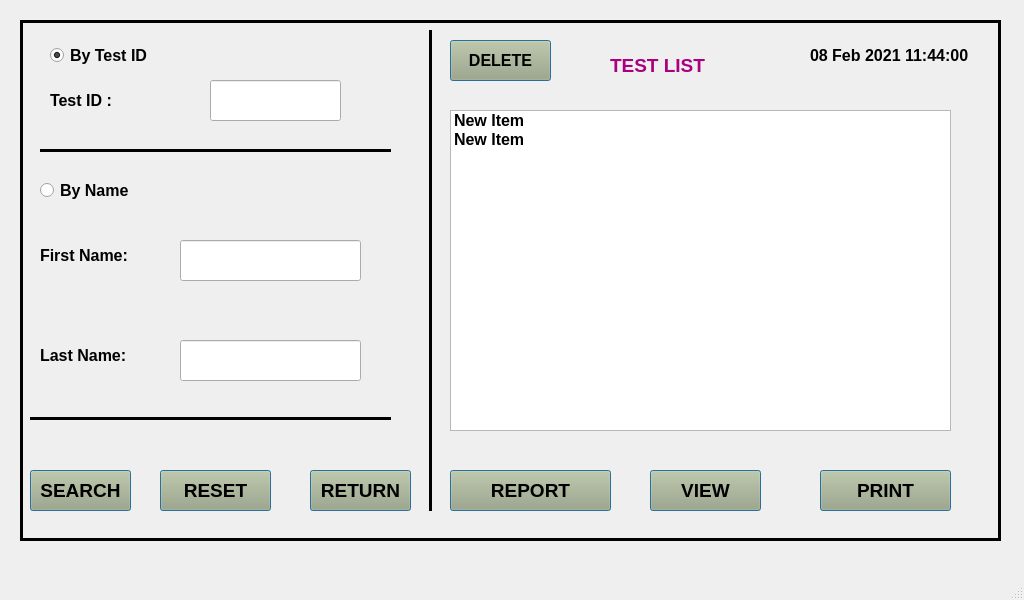
<?xml version="1.0" encoding="UTF-8"?>
<ui version="4.0">
 <class>MainWindow</class>
 <widget class="QMainWindow" name="MainWindow">
  <property name="geometry">
   <rect>
    <x>0</x>
    <y>0</y>
    <width>1024</width>
    <height>600</height>
   </rect>
  </property>
  <property name="windowTitle">
   <string>MainWindow</string>
  </property>
  <widget class="QWidget" name="centralwidget">
   <widget class="QFrame" name="frame">
    <property name="geometry">
     <rect>
      <x>20</x>
      <y>20</y>
      <width>981</width>
      <height>521</height>
     </rect>
    </property>
    <property name="font">
     <font>
      <family>Arial</family>
      <pointsize>8</pointsize>
     </font>
    </property>
    <property name="autoFillBackground">
     <bool>false</bool>
    </property>
    <property name="styleSheet">
     <string notr="true"/>
    </property>
    <property name="frameShape">
     <enum>QFrame::Box</enum>
    </property>
    <property name="frameShadow">
     <enum>QFrame::Plain</enum>
    </property>
    <property name="lineWidth">
     <number>3</number>
    </property>
    <widget class="QLabel" name="label">
     <property name="geometry">
      <rect>
       <x>790</x>
       <y>20</y>
       <width>181</width>
       <height>31</height>
      </rect>
     </property>
     <property name="font">
      <font>
       <family>Arial</family>
       <pointsize>12</pointsize>
       <weight>75</weight>
       <bold>true</bold>
      </font>
     </property>
     <property name="text">
      <string>08 Feb 2021 11:44:00</string>
     </property>
    </widget>
    <widget class="QPushButton" name="pushButton_8">
     <property name="geometry">
      <rect>
       <x>290</x>
       <y>450</y>
       <width>101</width>
       <height>41</height>
      </rect>
     </property>
     <property name="font">
      <font>
       <family>Arial</family>
       <pointsize>14</pointsize>
       <weight>75</weight>
       <bold>true</bold>
      </font>
     </property>
     <property name="styleSheet">
      <string notr="true">background-color: rgb(170, 170, 127);
</string>
     </property>
     <property name="text">
      <string>RETURN</string>
     </property>
     <property name="autoDefault">
      <bool>true</bool>
     </property>
     <property name="default">
      <bool>true</bool>
     </property>
     <property name="flat">
      <bool>false</bool>
     </property>
    </widget>
    <widget class="QPushButton" name="pushButton_9">
     <property name="geometry">
      <rect>
       <x>430</x>
       <y>450</y>
       <width>161</width>
       <height>41</height>
      </rect>
     </property>
     <property name="font">
      <font>
       <family>Arial</family>
       <pointsize>14</pointsize>
       <weight>75</weight>
       <bold>true</bold>
      </font>
     </property>
     <property name="styleSheet">
      <string notr="true">background-color: rgb(170, 170, 127);
</string>
     </property>
     <property name="text">
      <string>REPORT</string>
     </property>
     <property name="autoDefault">
      <bool>true</bool>
     </property>
     <property name="default">
      <bool>true</bool>
     </property>
     <property name="flat">
      <bool>false</bool>
     </property>
    </widget>
    <widget class="QListWidget" name="listWidget">
     <property name="geometry">
      <rect>
       <x>430</x>
       <y>90</y>
       <width>501</width>
       <height>321</height>
      </rect>
     </property>
     <property name="font">
      <font>
       <family>Arial</family>
       <pointsize>12</pointsize>
      </font>
     </property>
     <item>
      <property name="text">
       <string>New Item</string>
      </property>
      <property name="font">
       <font>
        <family>Arial</family>
        <pointsize>12</pointsize>
        <weight>75</weight>
        <bold>true</bold>
       </font>
      </property>
     </item>
     <item>
      <property name="text">
       <string>New Item</string>
      </property>
      <property name="font">
       <font>
        <family>Arial</family>
        <pointsize>12</pointsize>
        <weight>75</weight>
        <bold>true</bold>
       </font>
      </property>
     </item>
    </widget>
    <widget class="QLabel" name="label_2">
     <property name="geometry">
      <rect>
       <x>30</x>
       <y>60</y>
       <width>101</width>
       <height>41</height>
      </rect>
     </property>
     <property name="font">
      <font>
       <family>Arial</family>
       <pointsize>12</pointsize>
       <weight>75</weight>
       <bold>true</bold>
      </font>
     </property>
     <property name="text">
      <string>Test ID :</string>
     </property>
    </widget>
    <widget class="QRadioButton" name="radioButton">
     <property name="geometry">
      <rect>
       <x>30</x>
       <y>20</y>
       <width>111</width>
       <height>31</height>
      </rect>
     </property>
     <property name="font">
      <font>
       <pointsize>12</pointsize>
       <weight>75</weight>
       <bold>true</bold>
      </font>
     </property>
     <property name="text">
      <string>By Test ID </string>
     </property>
     <property name="checked">
      <bool>true</bool>
     </property>
    </widget>
    <widget class="QRadioButton" name="radioButton_2">
     <property name="geometry">
      <rect>
       <x>20</x>
       <y>150</y>
       <width>121</width>
       <height>41</height>
      </rect>
     </property>
     <property name="font">
      <font>
       <pointsize>12</pointsize>
       <weight>75</weight>
       <bold>true</bold>
      </font>
     </property>
     <property name="text">
      <string>By Name</string>
     </property>
    </widget>
    <widget class="QLabel" name="label_3">
     <property name="geometry">
      <rect>
       <x>20</x>
       <y>210</y>
       <width>121</width>
       <height>51</height>
      </rect>
     </property>
     <property name="font">
      <font>
       <family>Arial</family>
       <pointsize>12</pointsize>
       <weight>75</weight>
       <bold>true</bold>
      </font>
     </property>
     <property name="text">
      <string>First Name:</string>
     </property>
    </widget>
    <widget class="QLineEdit" name="lineEdit">
     <property name="geometry">
      <rect>
       <x>160</x>
       <y>220</y>
       <width>181</width>
       <height>41</height>
      </rect>
     </property>
     <property name="font">
      <font>
       <pointsize>12</pointsize>
       <weight>75</weight>
       <bold>true</bold>
      </font>
     </property>
    </widget>
    <widget class="QLabel" name="label_4">
     <property name="geometry">
      <rect>
       <x>20</x>
       <y>310</y>
       <width>101</width>
       <height>51</height>
      </rect>
     </property>
     <property name="font">
      <font>
       <family>Arial</family>
       <pointsize>12</pointsize>
       <weight>75</weight>
       <bold>true</bold>
      </font>
     </property>
     <property name="text">
      <string>Last Name:</string>
     </property>
    </widget>
    <widget class="QLineEdit" name="lineEdit_2">
     <property name="geometry">
      <rect>
       <x>160</x>
       <y>320</y>
       <width>181</width>
       <height>41</height>
      </rect>
     </property>
     <property name="font">
      <font>
       <pointsize>12</pointsize>
       <weight>75</weight>
       <bold>true</bold>
      </font>
     </property>
    </widget>
    <widget class="Line" name="line">
     <property name="geometry">
      <rect>
       <x>20</x>
       <y>120</y>
       <width>351</width>
       <height>20</height>
      </rect>
     </property>
     <property name="font">
      <font>
       <pointsize>8</pointsize>
      </font>
     </property>
     <property name="frameShadow">
      <enum>QFrame::Plain</enum>
     </property>
     <property name="lineWidth">
      <number>3</number>
     </property>
     <property name="orientation">
      <enum>Qt::Horizontal</enum>
     </property>
    </widget>
    <widget class="Line" name="line_2">
     <property name="geometry">
      <rect>
       <x>10</x>
       <y>390</y>
       <width>361</width>
       <height>16</height>
      </rect>
     </property>
     <property name="font">
      <font>
       <pointsize>8</pointsize>
      </font>
     </property>
     <property name="frameShadow">
      <enum>QFrame::Plain</enum>
     </property>
     <property name="lineWidth">
      <number>3</number>
     </property>
     <property name="orientation">
      <enum>Qt::Horizontal</enum>
     </property>
    </widget>
    <widget class="QPushButton" name="pushButton_10">
     <property name="geometry">
      <rect>
       <x>10</x>
       <y>450</y>
       <width>101</width>
       <height>41</height>
      </rect>
     </property>
     <property name="font">
      <font>
       <family>Arial</family>
       <pointsize>14</pointsize>
       <weight>75</weight>
       <bold>true</bold>
      </font>
     </property>
     <property name="styleSheet">
      <string notr="true">background-color: rgb(170, 170, 127);
</string>
     </property>
     <property name="text">
      <string>SEARCH</string>
     </property>
     <property name="autoDefault">
      <bool>true</bool>
     </property>
     <property name="default">
      <bool>true</bool>
     </property>
     <property name="flat">
      <bool>false</bool>
     </property>
    </widget>
    <widget class="QPushButton" name="pushButton_11">
     <property name="geometry">
      <rect>
       <x>140</x>
       <y>450</y>
       <width>111</width>
       <height>41</height>
      </rect>
     </property>
     <property name="font">
      <font>
       <family>Arial</family>
       <pointsize>14</pointsize>
       <weight>75</weight>
       <bold>true</bold>
      </font>
     </property>
     <property name="styleSheet">
      <string notr="true">background-color: rgb(170, 170, 127);
</string>
     </property>
     <property name="text">
      <string>RESET</string>
     </property>
     <property name="autoDefault">
      <bool>true</bool>
     </property>
     <property name="default">
      <bool>true</bool>
     </property>
     <property name="flat">
      <bool>false</bool>
     </property>
    </widget>
    <widget class="Line" name="line_3">
     <property name="geometry">
      <rect>
       <x>400</x>
       <y>10</y>
       <width>20</width>
       <height>481</height>
      </rect>
     </property>
     <property name="font">
      <font>
       <pointsize>8</pointsize>
      </font>
     </property>
     <property name="frameShadow">
      <enum>QFrame::Plain</enum>
     </property>
     <property name="lineWidth">
      <number>3</number>
     </property>
     <property name="orientation">
      <enum>Qt::Vertical</enum>
     </property>
    </widget>
    <widget class="QLabel" name="label_5">
     <property name="geometry">
      <rect>
       <x>590</x>
       <y>20</y>
       <width>121</width>
       <height>51</height>
      </rect>
     </property>
     <property name="font">
      <font>
       <family>Arial</family>
       <pointsize>14</pointsize>
       <weight>75</weight>
       <bold>true</bold>
      </font>
     </property>
     <property name="styleSheet">
      <string notr="true">color: rgb(170, 0, 127);</string>
     </property>
     <property name="text">
      <string>TEST LIST</string>
     </property>
    </widget>
    <widget class="QPushButton" name="pushButton_12">
     <property name="geometry">
      <rect>
       <x>630</x>
       <y>450</y>
       <width>111</width>
       <height>41</height>
      </rect>
     </property>
     <property name="font">
      <font>
       <family>Arial</family>
       <pointsize>14</pointsize>
       <weight>75</weight>
       <bold>true</bold>
      </font>
     </property>
     <property name="styleSheet">
      <string notr="true">background-color: rgb(170, 170, 127);
</string>
     </property>
     <property name="text">
      <string>VIEW</string>
     </property>
     <property name="autoDefault">
      <bool>true</bool>
     </property>
     <property name="default">
      <bool>true</bool>
     </property>
     <property name="flat">
      <bool>false</bool>
     </property>
    </widget>
    <widget class="QPushButton" name="pushButton_13">
     <property name="geometry">
      <rect>
       <x>800</x>
       <y>450</y>
       <width>131</width>
       <height>41</height>
      </rect>
     </property>
     <property name="font">
      <font>
       <family>Arial</family>
       <pointsize>14</pointsize>
       <weight>75</weight>
       <bold>true</bold>
      </font>
     </property>
     <property name="styleSheet">
      <string notr="true">background-color: rgb(170, 170, 127);
</string>
     </property>
     <property name="text">
      <string>PRINT</string>
     </property>
     <property name="autoDefault">
      <bool>true</bool>
     </property>
     <property name="default">
      <bool>true</bool>
     </property>
     <property name="flat">
      <bool>false</bool>
     </property>
    </widget>
    <widget class="QPushButton" name="pushButton_14">
     <property name="geometry">
      <rect>
       <x>430</x>
       <y>20</y>
       <width>101</width>
       <height>41</height>
      </rect>
     </property>
     <property name="font">
      <font>
       <family>Arial</family>
       <pointsize>12</pointsize>
       <weight>75</weight>
       <bold>true</bold>
      </font>
     </property>
     <property name="styleSheet">
      <string notr="true">background-color: rgb(170, 170, 127);
</string>
     </property>
     <property name="text">
      <string>DELETE</string>
     </property>
     <property name="autoDefault">
      <bool>true</bool>
     </property>
     <property name="default">
      <bool>true</bool>
     </property>
     <property name="flat">
      <bool>false</bool>
     </property>
    </widget>
    <widget class="QLineEdit" name="lineEdit_3">
     <property name="geometry">
      <rect>
       <x>190</x>
       <y>60</y>
       <width>131</width>
       <height>41</height>
      </rect>
     </property>
     <property name="font">
      <font>
       <pointsize>12</pointsize>
       <weight>75</weight>
       <bold>true</bold>
      </font>
     </property>
    </widget>
   </widget>
  </widget>
  <widget class="QMenuBar" name="menubar">
   <property name="geometry">
    <rect>
     <x>0</x>
     <y>0</y>
     <width>1024</width>
     <height>21</height>
    </rect>
   </property>
  </widget>
  <widget class="QStatusBar" name="statusbar"/>
 </widget>
 <resources/>
 <connections/>
</ui>
